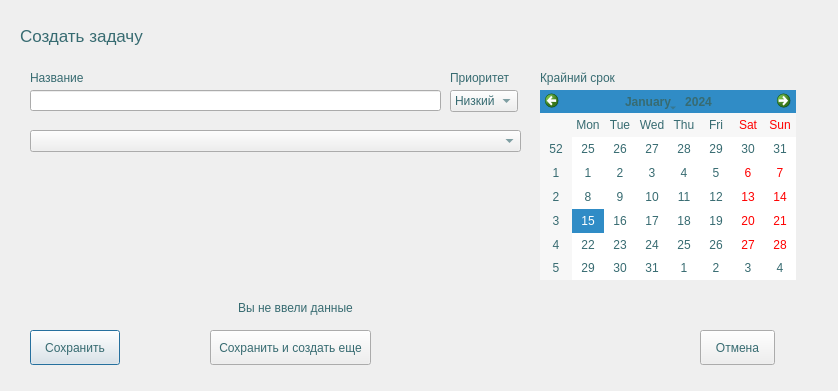
<?xml version="1.0" encoding="UTF-8"?>
<ui version="4.0">
 <class>FormTaskClass</class>
 <widget class="QDialog" name="FormTaskClass">
  <property name="geometry">
   <rect>
    <x>0</x>
    <y>0</y>
    <width>838</width>
    <height>391</height>
   </rect>
  </property>
  <property name="windowTitle">
   <string>FormTask</string>
  </property>
  <property name="styleSheet">
   <string notr="true">QWidget {
	color: rgb(55, 107, 113);
}
QButton {
 border: 1px solid rgb(55, 107, 113);
}</string>
  </property>
  <widget class="QLineEdit" name="nameTaskEdit">
   <property name="geometry">
    <rect>
     <x>30</x>
     <y>90</y>
     <width>411</width>
     <height>21</height>
    </rect>
   </property>
  </widget>
  <widget class="QPushButton" name="saveBtn">
   <property name="geometry">
    <rect>
     <x>30</x>
     <y>330</y>
     <width>90</width>
     <height>35</height>
    </rect>
   </property>
   <property name="text">
    <string>Сохранить</string>
   </property>
  </widget>
  <widget class="QPushButton" name="cancelBtn">
   <property name="geometry">
    <rect>
     <x>700</x>
     <y>330</y>
     <width>75</width>
     <height>35</height>
    </rect>
   </property>
   <property name="text">
    <string>Отмена</string>
   </property>
  </widget>
  <widget class="QLabel" name="warningLbl">
   <property name="enabled">
    <bool>true</bool>
   </property>
   <property name="geometry">
    <rect>
     <x>180</x>
     <y>300</y>
     <width>231</width>
     <height>16</height>
    </rect>
   </property>
   <property name="sizePolicy">
    <sizepolicy hsizetype="Expanding" vsizetype="Expanding">
     <horstretch>0</horstretch>
     <verstretch>0</verstretch>
    </sizepolicy>
   </property>
   <property name="text">
    <string>Вы не ввели данные</string>
   </property>
   <property name="textFormat">
    <enum>Qt::TextFormat::AutoText</enum>
   </property>
   <property name="alignment">
    <set>Qt::AlignmentFlag::AlignCenter</set>
   </property>
  </widget>
  <widget class="QLabel" name="formLbl">
   <property name="geometry">
    <rect>
     <x>20</x>
     <y>20</y>
     <width>161</width>
     <height>31</height>
    </rect>
   </property>
   <property name="font">
    <font>
     <pointsize>13</pointsize>
    </font>
   </property>
   <property name="text">
    <string>Создать задачу</string>
   </property>
  </widget>
  <widget class="QLabel" name="nameTask">
   <property name="geometry">
    <rect>
     <x>30</x>
     <y>70</y>
     <width>71</width>
     <height>16</height>
    </rect>
   </property>
   <property name="text">
    <string>Название</string>
   </property>
  </widget>
  <widget class="QComboBox" name="priority">
   <property name="geometry">
    <rect>
     <x>450</x>
     <y>90</y>
     <width>68</width>
     <height>22</height>
    </rect>
   </property>
   <item>
    <property name="text">
     <string>Низкий</string>
    </property>
   </item>
   <item>
    <property name="text">
     <string>Средний</string>
    </property>
   </item>
   <item>
    <property name="text">
     <string>Высокий</string>
    </property>
   </item>
  </widget>
  <widget class="QLabel" name="priorityLbl">
   <property name="geometry">
    <rect>
     <x>450</x>
     <y>70</y>
     <width>101</width>
     <height>16</height>
    </rect>
   </property>
   <property name="text">
    <string>Приоритет</string>
   </property>
  </widget>
  <widget class="QPushButton" name="saveCreateBtn">
   <property name="geometry">
    <rect>
     <x>210</x>
     <y>330</y>
     <width>161</width>
     <height>35</height>
    </rect>
   </property>
   <property name="text">
    <string>Сохранить и создать еще</string>
   </property>
  </widget>
  <widget class="QCalendarWidget" name="deadline">
   <property name="geometry">
    <rect>
     <x>540</x>
     <y>90</y>
     <width>256</width>
     <height>190</height>
    </rect>
   </property>
  </widget>
  <widget class="QLabel" name="deadlineLbl">
   <property name="geometry">
    <rect>
     <x>540</x>
     <y>70</y>
     <width>91</width>
     <height>16</height>
    </rect>
   </property>
   <property name="text">
    <string>Крайний срок</string>
   </property>
  </widget>
  <widget class="QComboBox" name="projectBox">
   <property name="geometry">
    <rect>
     <x>30</x>
     <y>130</y>
     <width>491</width>
     <height>22</height>
    </rect>
   </property>
  </widget>
 </widget>
 <layoutdefault spacing="6" margin="11"/>
 <resources/>
 <connections/>
</ui>
